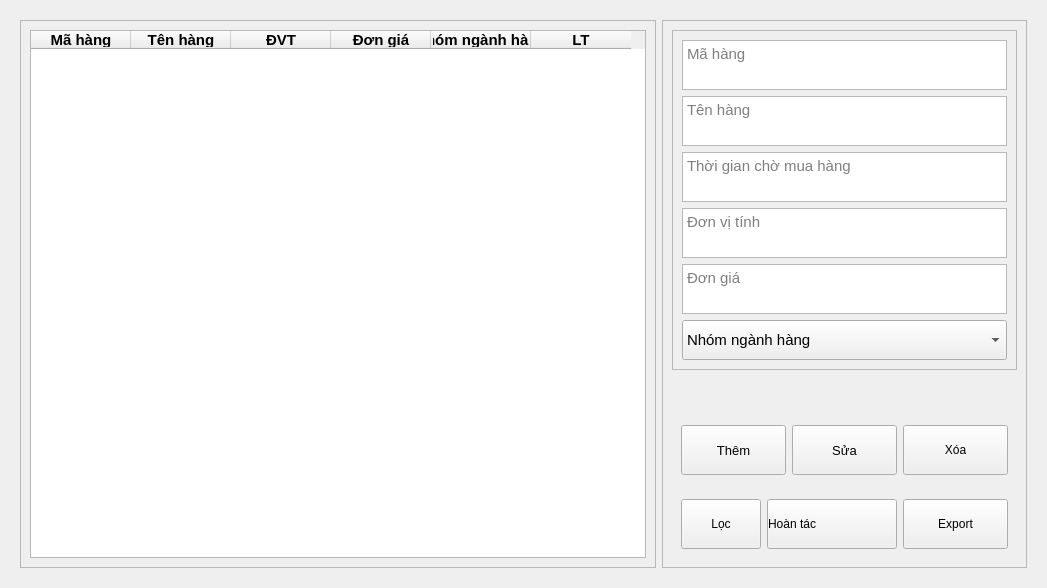
               <widget class="QWidget" name="page_13">
                <layout class="QVBoxLayout" name="verticalLayout_67">
                 <item>
                  <widget class="QWidget" name="widget_25" native="true">
                   <layout class="QHBoxLayout" name="horizontalLayout_30">
                    <item>
                     <widget class="QFrame" name="frame_40">
                      <property name="maximumSize">
                       <size>
                        <width>1150</width>
                        <height>16777215</height>
                       </size>
                      </property>
                      <property name="styleSheet">
                       <string notr="true"/>
                      </property>
                      <property name="frameShape">
                       <enum>QFrame::StyledPanel</enum>
                      </property>
                      <property name="frameShadow">
                       <enum>QFrame::Raised</enum>
                      </property>
                      <layout class="QVBoxLayout" name="verticalLayout_64">
                       <item alignment="Qt::AlignHCenter">
                        <widget class="QTableWidget" name="tbHangHoa">
                         <property name="font">
                          <font>
                           <family>MS Shell Dlg 2</family>
                           <pointsize>11</pointsize>
                           <weight>50</weight>
                           <italic>false</italic>
                           <bold>false</bold>
                          </font>
                         </property>
                         <property name="styleSheet">
                          <string notr="true"/>
                         </property>
                         <property name="sizeAdjustPolicy">
                          <enum>QAbstractScrollArea::AdjustToContents</enum>
                         </property>
                         <property name="verticalScrollMode">
                          <enum>QAbstractItemView::ScrollPerPixel</enum>
                         </property>
                         <column>
                          <property name="text">
                           <string>Mã hàng</string>
                          </property>
                          <property name="font">
                           <font>
                            <weight>75</weight>
                            <bold>true</bold>
                           </font>
                          </property>
                         </column>
                         <column>
                          <property name="text">
                           <string>Tên hàng</string>
                          </property>
                          <property name="font">
                           <font>
                            <weight>75</weight>
                            <bold>true</bold>
                           </font>
                          </property>
                          <property name="background">
                           <color>
                            <red>255</red>
                            <green>255</green>
                            <blue>255</blue>
                           </color>
                          </property>
                         </column>
                         <column>
                          <property name="text">
                           <string>ĐVT</string>
                          </property>
                          <property name="font">
                           <font>
                            <weight>75</weight>
                            <bold>true</bold>
                           </font>
                          </property>
                         </column>
                         <column>
                          <property name="text">
                           <string>Đơn giá</string>
                          </property>
                          <property name="font">
                           <font>
                            <weight>75</weight>
                            <bold>true</bold>
                           </font>
                          </property>
                         </column>
                         <column>
                          <property name="text">
                           <string>Nhóm ngành hàng</string>
                          </property>
                          <property name="font">
                           <font>
                            <weight>75</weight>
                            <bold>true</bold>
                           </font>
                          </property>
                         </column>
                         <column>
                          <property name="text">
                           <string>LT</string>
                          </property>
                          <property name="font">
                           <font>
                            <weight>75</weight>
                            <bold>true</bold>
                           </font>
                          </property>
                         </column>
                        </widget>
                       </item>
                      </layout>
                     </widget>
                    </item>
                    <item alignment="Qt::AlignRight|Qt::AlignTop">
                     <widget class="QFrame" name="frame_41">
                      <property name="sizePolicy">
                       <sizepolicy hsizetype="Expanding" vsizetype="Expanding">
                        <horstretch>0</horstretch>
                        <verstretch>0</verstretch>
                       </sizepolicy>
                      </property>
                      <property name="minimumSize">
                       <size>
                        <width>125</width>
                        <height>0</height>
                       </size>
                      </property>
                      <property name="maximumSize">
                       <size>
                        <width>700</width>
                        <height>16777215</height>
                       </size>
                      </property>
                      <property name="font">
                       <font>
                        <family>MS Shell Dlg 2</family>
                        <pointsize>11</pointsize>
                        <weight>50</weight>
                        <italic>false</italic>
                        <bold>false</bold>
                       </font>
                      </property>
                      <property name="frameShape">
                       <enum>QFrame::StyledPanel</enum>
                      </property>
                      <property name="frameShadow">
                       <enum>QFrame::Raised</enum>
                      </property>
                      <layout class="QVBoxLayout" name="verticalLayout_65">
                       <item>
                        <widget class="QFrame" name="frame_42">
                         <property name="minimumSize">
                          <size>
                           <width>0</width>
                           <height>150</height>
                          </size>
                         </property>
                         <property name="maximumSize">
                          <size>
                           <width>700</width>
                           <height>16777215</height>
                          </size>
                         </property>
                         <property name="styleSheet">
                          <string notr="true"/>
                         </property>
                         <property name="frameShape">
                          <enum>QFrame::StyledPanel</enum>
                         </property>
                         <property name="frameShadow">
                          <enum>QFrame::Raised</enum>
                         </property>
                         <layout class="QVBoxLayout" name="verticalLayout_66">
                          <item>
                           <widget class="QTextEdit" name="maHang">
                            <property name="minimumSize">
                             <size>
                              <width>0</width>
                              <height>40</height>
                             </size>
                            </property>
                            <property name="maximumSize">
                             <size>
                              <width>500</width>
                              <height>50</height>
                             </size>
                            </property>
                            <property name="font">
                             <font>
                              <family>MS Shell Dlg 2</family>
                              <pointsize>11</pointsize>
                              <weight>50</weight>
                              <italic>false</italic>
                              <bold>false</bold>
                             </font>
                            </property>
                            <property name="styleSheet">
                             <string notr="true"/>
                            </property>
                            <property name="cursorWidth">
                             <number>1</number>
                            </property>
                            <property name="placeholderText">
                             <string>Mã hàng</string>
                            </property>
                           </widget>
                          </item>
                          <item>
                           <widget class="QTextEdit" name="tenHang">
                            <property name="minimumSize">
                             <size>
                              <width>0</width>
                              <height>40</height>
                             </size>
                            </property>
                            <property name="maximumSize">
                             <size>
                              <width>500</width>
                              <height>50</height>
                             </size>
                            </property>
                            <property name="styleSheet">
                             <string notr="true"/>
                            </property>
                            <property name="placeholderText">
                             <string>Tên hàng</string>
                            </property>
                           </widget>
                          </item>
                          <item>
                           <widget class="QTextEdit" name="leadTime">
                            <property name="minimumSize">
                             <size>
                              <width>0</width>
                              <height>40</height>
                             </size>
                            </property>
                            <property name="maximumSize">
                             <size>
                              <width>500</width>
                              <height>50</height>
                             </size>
                            </property>
                            <property name="styleSheet">
                             <string notr="true"/>
                            </property>
                            <property name="placeholderText">
                             <string>Thời gian chờ mua hàng</string>
                            </property>
                           </widget>
                          </item>
                          <item>
                           <widget class="QTextEdit" name="dvt">
                            <property name="minimumSize">
                             <size>
                              <width>0</width>
                              <height>40</height>
                             </size>
                            </property>
                            <property name="maximumSize">
                             <size>
                              <width>500</width>
                              <height>50</height>
                             </size>
                            </property>
                            <property name="styleSheet">
                             <string notr="true"/>
                            </property>
                            <property name="placeholderText">
                             <string>Đơn vị tính</string>
                            </property>
                           </widget>
                          </item>
                          <item>
                           <widget class="QTextEdit" name="donGia">
                            <property name="minimumSize">
                             <size>
                              <width>0</width>
                              <height>40</height>
                             </size>
                            </property>
                            <property name="maximumSize">
                             <size>
                              <width>500</width>
                              <height>50</height>
                             </size>
                            </property>
                            <property name="styleSheet">
                             <string notr="true"/>
                            </property>
                            <property name="placeholderText">
                             <string>Đơn giá</string>
                            </property>
                           </widget>
                          </item>
                          <item>
                           <widget class="QComboBox" name="nhomNH">
                            <property name="minimumSize">
                             <size>
                              <width>0</width>
                              <height>40</height>
                             </size>
                            </property>
                            <property name="maximumSize">
                             <size>
                              <width>500</width>
                              <height>200</height>
                             </size>
                            </property>
                            <property name="styleSheet">
                             <string notr="true"/>
                            </property>
                            <item>
                             <property name="text">
                              <string>Nhóm ngành hàng</string>
                             </property>
                            </item>
                            <item>
                             <property name="text">
                              <string>Cáp quang</string>
                             </property>
                            </item>
                            <item>
                             <property name="text">
                              <string>Công cụ dụng cụ</string>
                             </property>
                            </item>
                            <item>
                             <property name="text">
                              <string>Điều hòa</string>
                             </property>
                            </item>
                            <item>
                             <property name="text">
                              <string>Gói thi công các loại</string>
                             </property>
                            </item>
                            <item>
                             <property name="text">
                              <string>Hàng nhập khẩu</string>
                             </property>
                            </item>
                            <item>
                             <property name="text">
                              <string>Khác</string>
                             </property>
                            </item>
                            <item>
                             <property name="text">
                              <string>Máy phát điện</string>
                             </property>
                            </item>
                            <item>
                             <property name="text">
                              <string>Nguồn, Rect</string>
                             </property>
                            </item>
                            <item>
                             <property name="text">
                              <string>PIN, ACCU</string>
                             </property>
                            </item>
                            <item>
                             <property name="text">
                              <string>Thiết bị cắt lọc sét</string>
                             </property>
                            </item>
                            <item>
                             <property name="text">
                              <string>Thiết bị điện</string>
                             </property>
                            </item>
                            <item>
                             <property name="text">
                              <string>Thiết bị giám sát</string>
                             </property>
                            </item>
                            <item>
                             <property name="text">
                              <string>Treo, néo</string>
                             </property>
                            </item>
                            <item>
                             <property name="text">
                              <string>Vật tư Autolamda</string>
                             </property>
                            </item>
                            <item>
                             <property name="text">
                              <string>Vật tư CE &amp; MPLS</string>
                             </property>
                            </item>
                            <item>
                             <property name="text">
                              <string>Vật tư cơ khí</string>
                             </property>
                            </item>
                            <item>
                             <property name="text">
                              <string>Vật tư ngầm</string>
                             </property>
                            </item>
                            <item>
                             <property name="text">
                              <string>VT thường dùng</string>
                             </property>
                            </item>
                           </widget>
                          </item>
                         </layout>
                        </widget>
                       </item>
                       <item>
                        <spacer name="verticalSpacer_9">
                         <property name="orientation">
                          <enum>Qt::Vertical</enum>
                         </property>
                         <property name="sizeHint" stdset="0">
                          <size>
                           <width>20</width>
                           <height>40</height>
                          </size>
                         </property>
                        </spacer>
                       </item>
                       <item>
                        <widget class="QFrame" name="frame_44">
                         <property name="maximumSize">
                          <size>
                           <width>500</width>
                           <height>16777215</height>
                          </size>
                         </property>
                         <property name="styleSheet">
                          <string notr="true">#frame_44{border:none;}</string>
                         </property>
                         <property name="frameShape">
                          <enum>QFrame::StyledPanel</enum>
                         </property>
                         <property name="frameShadow">
                          <enum>QFrame::Raised</enum>
                         </property>
                         <layout class="QHBoxLayout" name="horizontalLayout_23">
                          <item>
                           <widget class="QPushButton" name="themHHBtn">
                            <property name="minimumSize">
                             <size>
                              <width>105</width>
                              <height>50</height>
                             </size>
                            </property>
                            <property name="maximumSize">
                             <size>
                              <width>115</width>
                              <height>16777215</height>
                             </size>
                            </property>
                            <property name="font">
                             <font>
                              <family>MS Shell Dlg 2</family>
                              <pointsize>10</pointsize>
                              <weight>50</weight>
                              <italic>false</italic>
                              <bold>false</bold>
                             </font>
                            </property>
                            <property name="styleSheet">
                             <string notr="true">font: 10pt &quot;MS Shell Dlg 2&quot;;</string>
                            </property>
                            <property name="text">
                             <string>Thêm</string>
                            </property>
                           </widget>
                          </item>
                          <item>
                           <widget class="QPushButton" name="suaHHBtn">
                            <property name="minimumSize">
                             <size>
                              <width>105</width>
                              <height>50</height>
                             </size>
                            </property>
                            <property name="maximumSize">
                             <size>
                              <width>115</width>
                              <height>16777215</height>
                             </size>
                            </property>
                            <property name="font">
                             <font>
                              <family>MS Shell Dlg 2</family>
                              <pointsize>10</pointsize>
                              <weight>50</weight>
                              <italic>false</italic>
                              <bold>false</bold>
                             </font>
                            </property>
                            <property name="styleSheet">
                             <string notr="true">font: 10pt &quot;MS Shell Dlg 2&quot;;</string>
                            </property>
                            <property name="text">
                             <string>Sửa</string>
                            </property>
                           </widget>
                          </item>
                          <item>
                           <widget class="QPushButton" name="xoaHHBtn">
                            <property name="minimumSize">
                             <size>
                              <width>105</width>
                              <height>50</height>
                             </size>
                            </property>
                            <property name="maximumSize">
                             <size>
                              <width>115</width>
                              <height>16777215</height>
                             </size>
                            </property>
                            <property name="styleSheet">
                             <string notr="true">font: 10pt &quot;MS Shell Dlg 2&quot;;</string>
                            </property>
                            <property name="text">
                             <string>Xóa</string>
                            </property>
                           </widget>
                          </item>
                         </layout>
                        </widget>
                       </item>
                       <item>
                        <widget class="QFrame" name="frame_45">
                         <property name="maximumSize">
                          <size>
                           <width>700</width>
                           <height>16777215</height>
                          </size>
                         </property>
                         <property name="styleSheet">
                          <string notr="true">#frame_45{border:none;}</string>
                         </property>
                         <property name="frameShape">
                          <enum>QFrame::StyledPanel</enum>
                         </property>
                         <property name="frameShadow">
                          <enum>QFrame::Raised</enum>
                         </property>
                         <layout class="QHBoxLayout" name="horizontalLayout_25">
                          <item>
                           <widget class="QPushButton" name="filterHHBtn">
                            <property name="minimumSize">
                             <size>
                              <width>0</width>
                              <height>50</height>
                             </size>
                            </property>
                            <property name="maximumSize">
                             <size>
                              <width>80</width>
                              <height>16777215</height>
                             </size>
                            </property>
                            <property name="styleSheet">
                             <string notr="true">font: 7pt &quot;MS Shell Dlg 2&quot;;</string>
                            </property>
                            <property name="text">
                             <string>Lọc</string>
                            </property>
                            <property name="icon">
                             <iconset resource="resources.qrc">
                              <normaloff>:/icons/icons/filter.svg</normaloff>:/icons/icons/filter.svg</iconset>
                            </property>
                            <property name="iconSize">
                             <size>
                              <width>24</width>
                              <height>24</height>
                             </size>
                            </property>
                           </widget>
                          </item>
                          <item>
                           <widget class="QPushButton" name="hoanTacHHBtn">
                            <property name="minimumSize">
                             <size>
                              <width>130</width>
                              <height>50</height>
                             </size>
                            </property>
                            <property name="maximumSize">
                             <size>
                              <width>130</width>
                              <height>16777215</height>
                             </size>
                            </property>
                            <property name="styleSheet">
                             <string notr="true">#hoanTacHHBtn
{font: 7pt &quot;MS Shell Dlg 2&quot;;
text-align:left}</string>
                            </property>
                            <property name="text">
                             <string>Hoàn tác</string>
                            </property>
                            <property name="icon">
                             <iconset resource="resources.qrc">
                              <normaloff>:/icons/icons/refresh-cw.svg</normaloff>:/icons/icons/refresh-cw.svg</iconset>
                            </property>
                            <property name="iconSize">
                             <size>
                              <width>24</width>
                              <height>24</height>
                             </size>
                            </property>
                           </widget>
                          </item>
                          <item>
                           <widget class="QPushButton" name="bcHHBtn">
                            <property name="minimumSize">
                             <size>
                              <width>0</width>
                              <height>50</height>
                             </size>
                            </property>
                            <property name="maximumSize">
                             <size>
                              <width>120</width>
                              <height>16777215</height>
                             </size>
                            </property>
                            <property name="styleSheet">
                             <string notr="true">font: 7pt &quot;MS Shell Dlg 2&quot;;</string>
                            </property>
                            <property name="text">
                             <string>Export</string>
                            </property>
                            <property name="icon">
                             <iconset resource="resources.qrc">
                              <normaloff>:/icons/icons/printer.svg</normaloff>:/icons/icons/printer.svg</iconset>
                            </property>
                            <property name="iconSize">
                             <size>
                              <width>24</width>
                              <height>24</height>
                             </size>
                            </property>
                           </widget>
                          </item>
                         </layout>
                        </widget>
                       </item>
                      </layout>
                     </widget>
                    </item>
                   </layout>
                  </widget>
                 </item>
                </layout>
               </widget>
